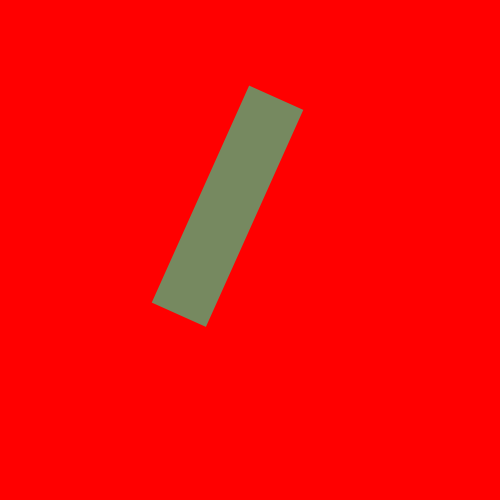
Frame 1 (no input)
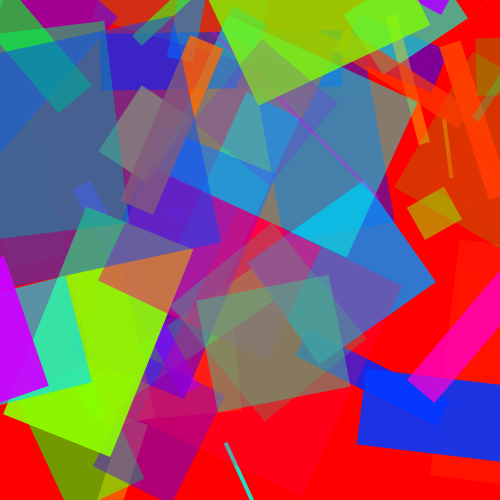
Frame 60 (the mouse pressed at the canvas centre just before this capture)
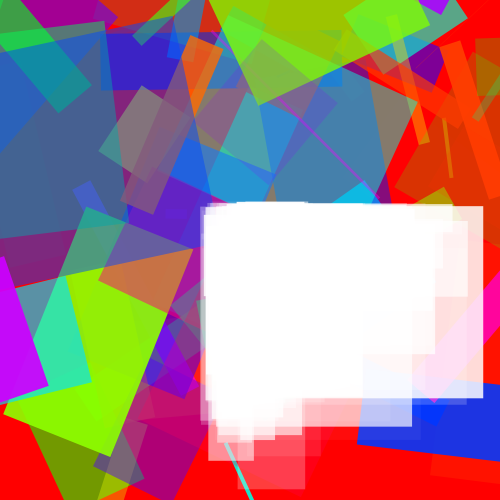
Frame 120 (the mouse held since frame 60 and released just before this capture)

The Processing sketch that drew these frames (run headless with seeded random() and noise(); from frame 60 on, the mouse is pressed at the canvas centre):

// Processing sketch: processing_40407
// ── processing_40407.pde

void setup(){
  
 size(500, 500);
 colorMode(HSB, 100); 
 background(0, 100, 100);
  
}

void draw(){
 
 crazySquare(random(width), random(height), random(width)/2, random(height)/2);
  
}

void crazySquare(float thisX, float thisY, float thisWidth, float thisHeight){
 noStroke();
 fill(0, 0, 100, (int)random(100));
 pushMatrix();
 
 if (mousePressed != true) {
    translate(thisX-20, thisY-20);
    rotate(random(1)*TWO_PI);
    fill((int)random(100), 100, 100, (int)random(100));
    
 } else {
   translate(mouseX - thisX/10, mouseY - thisY/10);
 }
 rect(0, 0, thisWidth, thisHeight);
 popMatrix();
  
}
                
